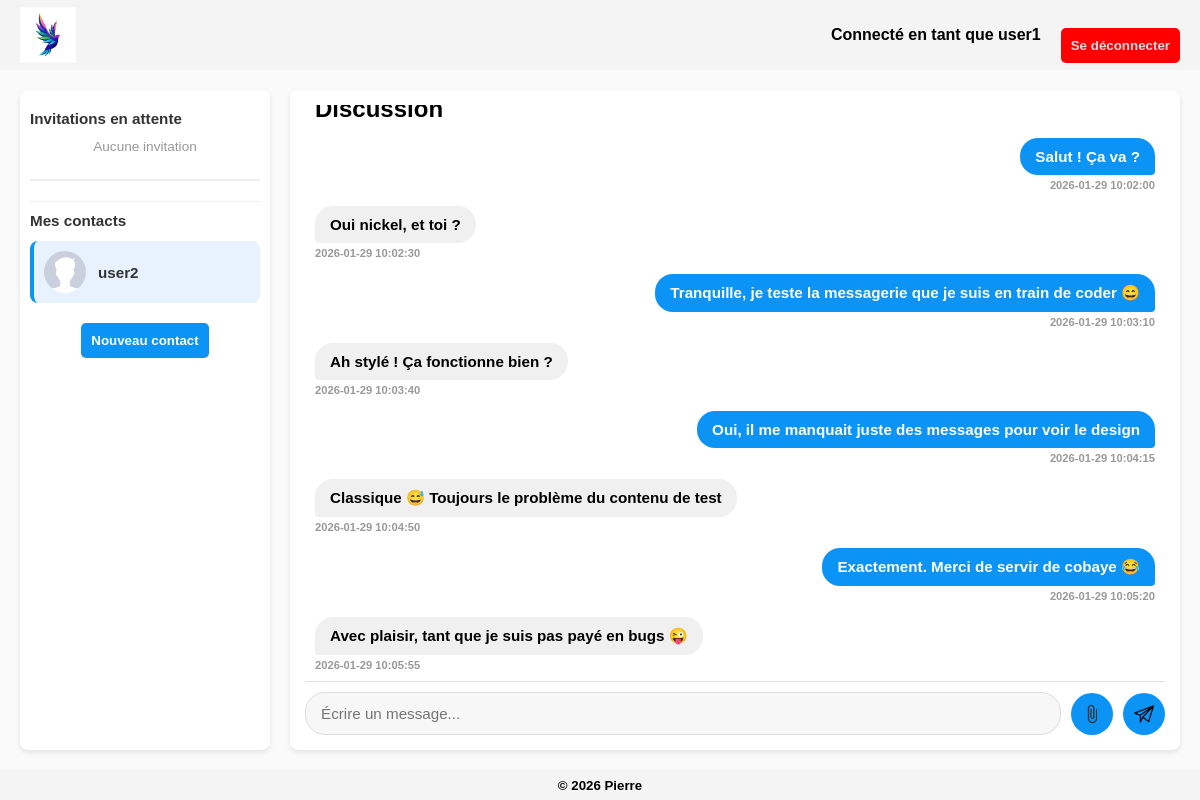
The app's page /front/template/dashboard.php?contact=2 (signed in) with its own data.
### tables this page shows
CREATE TABLE IF NOT EXISTS compte (
idCompte INT AUTO_INCREMENT PRIMARY KEY,
identifiant VARCHAR(15) UNIQUE NOT NULL,
motdepasse VARBINARY(255) NOT NULL,
iv VARBINARY(16) NOT NULL,
cle VARBINARY(32) NOT NULL
);

CREATE TABLE IF NOT EXISTS messages (
idMessage INT AUTO_INCREMENT PRIMARY KEY,
idEmetteur INT NOT NULL,
idReceveur INT NOT NULL,

contenu TEXT NOT NULL,
chemin VARCHAR(255) DEFAULT NULL,

date_creation DATETIME DEFAULT CURRENT_TIMESTAMP,

    CONSTRAINT fk_emetteur
        FOREIGN KEY (idEmetteur) REFERENCES compte(idCompte)
        ON DELETE CASCADE,

    CONSTRAINT fk_receveur
        FOREIGN KEY (idReceveur) REFERENCES compte(idCompte)
        ON DELETE CASCADE
);

### front/template/dashboard.php (the view, shortened to what this page needs)
<?php
    $connexion = connectionPDO('../../bdd/configBdd');
    $stmt = $connexion->prepare("
        SELECT c.idContact, c.idPossesseur, cp.identifiant
        FROM contact c
        JOIN compte cp ON cp.idCompte = c.idPossesseur
        WHERE c.idDestinataire = :user
        AND c.statut = 'en_attente'
        ORDER BY c.date_creation DESC
    ");
    $stmt->bindValue(':user', $_SESSION['id'], PDO::PARAM_INT);
    $stmt->execute();
    $invitations = $stmt->fetchAll(PDO::FETCH_ASSOC);
    $stmt = $connexion->prepare("
        SELECT c.idCompte, c.identifiant
        FROM contact ct
        JOIN compte c ON c.idCompte = ct.idDestinataire
        WHERE ct.idPossesseur = :identifiant
        AND ct.statut = 'accepte'");
    $stmt->bindValue(':identifiant', $_SESSION["id"]);
    $stmt->execute();
    $contacts = $stmt->fetchAll(PDO::FETCH_ASSOC);
    if (isset($_GET['contact'])) {
    $idContact = (int) $_GET['contact'];
    $stmt = $connexion->prepare("
        SELECT m.*, c.identifiant AS pseudo_emetteur
        FROM messages m
        JOIN compte c ON c.idCompte = m.idEmetteur
        WHERE
            (m.idEmetteur = :user AND m.idReceveur = :contact)
            OR (m.idEmetteur = :contact AND m.idReceveur = :user)
        ORDER BY m.date_creation ASC
    ");
    $stmt->bindValue(':user', $_SESSION['id'], PDO::PARAM_INT);
    $stmt->bindValue(':contact', $idContact, PDO::PARAM_INT);
    $stmt->execute();
    $msgs = $stmt->fetchAll(PDO::FETCH_ASSOC);
}
?>
<!DOCTYPE html>
<html lang="fr">
<head>
    <link rel="stylesheet" href="../assets/css/commun/header.css">
    <link rel="stylesheet" href="../assets/css/commun/footer.css">
    <link rel="stylesheet" href="../assets/css/dashboard.css">
</head>
<body>
    <header>
        <img src="../assets/images/logo.avif" alt="logo">
        <nav>
            <h4>Connecté en tant que <?php echo htmlspecialchars($_SESSION["identifiant"]); ?> </h4>
            <button onclick="deconnexion()" id="deconnexion">Se déconnecter</button>
        </nav>
    </header>
    <main>
        <div id="content">
            <div id="contacts">
                <div class="invitations-section">
                    <h3>Invitations en attente</h3>
                    <?php if (empty($invitations)) : ?>
                        <p class="aucuneInvitation">Aucune invitation</p>
                    <?php endif; ?>
                </div>
                <hr>
                <h3>Mes contacts</h3>
                <?php if (empty($contacts)) : ?>
                    <p class="contactVide">Aucun contact pour le moment !</p>
                <?php else : ?>
                    <?php foreach ($contacts as $contact) : ?>
                        <a href="?contact=<?= (int)$contact['idCompte'] ?>" class="contactItem <?= ($idContact ?? null) == $contact['idCompte'] ? 'active' : '' ?>">
                            <img src="../assets/images/avatar.jpg" alt="avatar">
                            <span><?= htmlspecialchars($contact['identifiant']) ?></span>
                        </a>
                    <?php endforeach; ?>
                <?php endif; ?>
                <div class="nouveauContact">
                    <p>
                    <button id="showDialog">Nouveau contact</button>
                    </p>
                </div>
            </div>
            <div id="discussion">
                <div class="messages">
                    <?php if (empty($msgs)) : ?>
                        <h3 class="messagesVide">Aucun message pour le moment !</h3>
                    <?php else : ?>
                        <h2>Discussion</h2>
                        <?php foreach ($msgs as $msg) : ?>
                            <div class="message <?= $msg['idEmetteur'] == $_SESSION['id'] ? 'emetteur' : 'recepteur' ?>">
                                <div class="message-content">
                                    <?php if (!empty($msg['contenu']) && $msg['contenu'] !== 'null') : ?>
                                        <h3 class="messagesRemplis"><?= htmlspecialchars($msg['contenu']) ?></h3>
                                    <?php endif; ?>
                                </div>
                                <h5 class="date"><?= htmlspecialchars($msg['date_creation']) ?></h5>
                            </div>
                        <?php endforeach; ?>
                    <?php endif; ?>
                </div>
                <div class="rediger">
                    <form action="" method="post" enctype="multipart/form-data">
                        <textarea id="messageRediger" name="message" id="message" placeholder="Écrire un message..." rows="1"></textarea>
                        <div id="piece-jointe-container">
                            <button type="button" name="piece-jointe" id="piece-jointe"><img src="../assets/images/pieceJointe.png" alt="Ajouter une pièce jointe"></button>
                        </div>
                        <button type="submit" name="envoyer" id="envoyer"><img src="../assets/images/envoyer.png" alt="Envoyer le message"></button>
                    </form>
                </div>
            </div>
        </div>
    </main>
    <footer>
        <h5>© 2026 Pierre</h5>
    </footer>
</body>
</html>

### front/assets/css/commun/header.css (style rules this page uses)
* { margin: 0; padding: 0; box-sizing: border-box; }
header { background-color: #f4f4f4; width: 100%; height: 70px; display: flex; align-items: center; justify-content: space-between; padding: 0 20px; box-shadow: 0 2px 5px rgba(0,0,0,0.1); }
header img { height: 80%; }
nav { display: flex; gap: 20px; align-items: center; }

### front/assets/css/commun/footer.css (style rules this page uses)
footer { background-color: #f4f4f4; width: 100%; height: 30px; padding: 0 20px; box-shadow: 0 2px 5px rgba(0,0,0,0.1); display: flex; flex-direction: column; place-content: center; align-items: center; }
footer h5 { text-align: center; }

### front/assets/css/dashboard.css (style rules this page uses)
body { min-height: 100vh; display: flex; flex-direction: column; font-family: Arial, Helvetica, sans-serif; }
nav button { margin-top: 20px; padding: 10px; color: #ddd; background-color: red; border: none; border-radius: 5px; font-weight: 600; cursor: pointer; transition: background-color 0.3s; }
main { flex: 1; padding: 20px; background-color: #fafafa; }
#content { display: flex; height: calc(100vh - 70px - 30px - 40px); gap: 20px; }
#contacts { width: 250px; background-color: #ffffff; border-radius: 8px; box-shadow: 0 2px 5px rgba(0,0,0,0.1); padding: 10px; overflow-y: auto; }
#contacts h3 { margin: 10px 0 12px 0; font-size: 0.95rem; color: #333; }
#contacts hr { border: none; border-top: 1px solid #eee; margin: 10px 0; }
.contactItem { display: flex; align-items: center; gap: 12px; padding: 10px; margin-bottom: 8px; text-decoration: none; color: #333; border-radius: 8px; transition: background-color 0.2s ease; }
.contactItem img { width: 42px; height: 42px; border-radius: 50%; object-fit: cover; }
.contactItem span { font-weight: 600; font-size: 0.95rem; }
.contactItem.active { background-color: #e8f2ff; border-left: 4px solid #0b93f6; }
.invitations-section { margin-bottom: 20px; padding-bottom: 15px; border-bottom: 2px solid #eee; }
.invitations-section h3 { margin: 0 0 12px 0; font-size: 0.95rem; color: #333; }
.aucuneInvitation { text-align: center; color: #999; font-size: 0.85rem; margin: 10px 0; }
#discussion { flex: 1; background-color: #ffffff; border-radius: 8px; box-shadow: 0 2px 5px rgba(0,0,0,0.1); display: flex; flex-direction: column; padding: 15px; }
.messages { display: flex; flex-direction: column; gap: 15px; width: 100%; overflow-y: auto; padding: 10px; }
.message { width: 100%; display: flex; flex-direction: column; }
.message.emetteur { align-items: flex-end; }
.message.recepteur { align-items: flex-start; }
.message-content { max-width: 60%; display: flex; flex-direction: column; }
.message.emetteur .message-content { align-items: flex-end; }
.messagesRemplis { padding: 10px 15px; border-radius: 18px; font-size: 0.95rem; background-color: #f0f0f0; margin: 0; width: fit-content; word-break: break-word; }
.message.emetteur .messagesRemplis { background-color: #0b93f6; color: white; border-bottom-right-radius: 4px; }
.message.recepteur .messagesRemplis { border-bottom-left-radius: 4px; }
.date { font-size: 0.7rem; color: #999; margin-top: 4px; }
.rediger { border-top: 1px solid #e0e0e0; padding-top: 10px; margin-top: auto; }
.rediger form { display: flex; align-items: center; gap: 10px; }
#messageRediger { flex: 1; resize: none; padding: 12px 15px; border-radius: 20px; border: 1px solid #ddd; font-size: 0.95rem; font-family: inherit; outline: none; background-color: #f7f7f7; min-height: 42px; max-height: 120px; }
.rediger button { background-color: #0b93f6; border: none; border-radius: 50%; width: 42px; height: 42px; cursor: pointer; display: flex; align-items: center; justify-content: center; padding: 0; transition: background-color 0.2s ease, transform 0.1s ease; }
.rediger button img { width: 20px; height: 20px; pointer-events: none; }
#piece-jointe-container { position: relative; }
#showDialog { margin-top: 20px; display: flex; justify-self: center; padding: 10px; color: white; background-color: #0b93f6; border: none; border-radius: 5px; font-weight: 600; cursor: pointer; transition: background-color 0.3s; }

### records on screen
compte: identifiant "user2"
messages: contenu "Salut ! Ça va ?", date_creation "2026-01-29 10:02:00"
messages: contenu "Oui nickel, et toi ?", date_creation "2026-01-29 10:02:30"
messages: contenu "Tranquille, je teste la messagerie que je suis en train de coder 😄", date_creation "2026-01-29 10:03:10"
messages: contenu "Ah stylé ! Ça fonctionne bien ?", date_creation "2026-01-29 10:03:40"
messages: contenu "Oui, il me manquait juste des messages pour voir le design", date_creation "2026-01-29 10:04:15"
messages: contenu "Classique 😅 Toujours le problème du contenu de test", date_creation "2026-01-29 10:04:50"
messages: contenu "Exactement. Merci de servir de cobaye 😂", date_creation "2026-01-29 10:05:20"
messages: contenu "Avec plaisir, tant que je suis pas payé en bugs 😜", date_creation "2026-01-29 10:05:55"

### other values on screen
$_SESSION["identifiant"] "user1"
